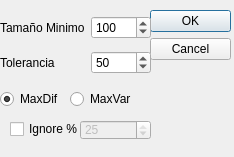
<?xml version="1.0" encoding="UTF-8"?>
<ui version="4.0">
 <class>AlgorithmDialog</class>
 <widget class="QDialog" name="AlgorithmDialog">
  <property name="geometry">
   <rect>
    <x>0</x>
    <y>0</y>
    <width>234</width>
    <height>157</height>
   </rect>
  </property>
  <property name="windowTitle">
   <string>Dialog</string>
  </property>
  <widget class="QDialogButtonBox" name="buttonBox">
   <property name="geometry">
    <rect>
     <x>150</x>
     <y>10</y>
     <width>81</width>
     <height>71</height>
    </rect>
   </property>
   <property name="orientation">
    <enum>Qt::Vertical</enum>
   </property>
   <property name="standardButtons">
    <set>QDialogButtonBox::Cancel|QDialogButtonBox::Ok</set>
   </property>
  </widget>
  <widget class="QWidget" name="gridLayoutWidget">
   <property name="geometry">
    <rect>
     <x>0</x>
     <y>10</y>
     <width>151</width>
     <height>71</height>
    </rect>
   </property>
   <layout class="QGridLayout" name="gridLayout">
    <item row="0" column="1">
     <widget class="QSpinBox" name="MinSizeSpinBox">
      <property name="minimum">
       <number>3</number>
      </property>
      <property name="maximum">
       <number>400</number>
      </property>
      <property name="value">
       <number>100</number>
      </property>
     </widget>
    </item>
    <item row="1" column="1">
     <widget class="QSpinBox" name="MaxDifSpinBox">
      <property name="minimum">
       <number>1</number>
      </property>
      <property name="maximum">
       <number>255</number>
      </property>
      <property name="value">
       <number>50</number>
      </property>
     </widget>
    </item>
    <item row="0" column="0">
     <widget class="QLabel" name="label">
      <property name="enabled">
       <bool>true</bool>
      </property>
      <property name="text">
       <string>Tamaño Minimo</string>
      </property>
     </widget>
    </item>
    <item row="1" column="0">
     <widget class="QLabel" name="label_2">
      <property name="text">
       <string>Tolerancia</string>
      </property>
     </widget>
    </item>
   </layout>
  </widget>
  <widget class="QRadioButton" name="MaxDifRadio">
   <property name="geometry">
    <rect>
     <x>0</x>
     <y>90</y>
     <width>84</width>
     <height>18</height>
    </rect>
   </property>
   <property name="text">
    <string>MaxDif</string>
   </property>
   <property name="checked">
    <bool>true</bool>
   </property>
  </widget>
  <widget class="QRadioButton" name="MaxVarRadio">
   <property name="geometry">
    <rect>
     <x>70</x>
     <y>90</y>
     <width>84</width>
     <height>18</height>
    </rect>
   </property>
   <property name="text">
    <string>MaxVar</string>
   </property>
  </widget>
  <widget class="QCheckBox" name="IgnoreCheck">
   <property name="enabled">
    <bool>true</bool>
   </property>
   <property name="geometry">
    <rect>
     <x>10</x>
     <y>120</y>
     <width>72</width>
     <height>18</height>
    </rect>
   </property>
   <property name="text">
    <string>Ignore %</string>
   </property>
  </widget>
  <widget class="QSpinBox" name="PercentSpin">
   <property name="enabled">
    <bool>false</bool>
   </property>
   <property name="geometry">
    <rect>
     <x>80</x>
     <y>120</y>
     <width>71</width>
     <height>20</height>
    </rect>
   </property>
   <property name="minimum">
    <number>0</number>
   </property>
   <property name="maximum">
    <number>25</number>
   </property>
   <property name="value">
    <number>25</number>
   </property>
  </widget>
 </widget>
 <resources/>
 <connections>
  <connection>
   <sender>buttonBox</sender>
   <signal>accepted()</signal>
   <receiver>AlgorithmDialog</receiver>
   <slot>accept()</slot>
   <hints>
    <hint type="sourcelabel">
     <x>248</x>
     <y>254</y>
    </hint>
    <hint type="destinationlabel">
     <x>157</x>
     <y>274</y>
    </hint>
   </hints>
  </connection>
  <connection>
   <sender>buttonBox</sender>
   <signal>rejected()</signal>
   <receiver>AlgorithmDialog</receiver>
   <slot>reject()</slot>
   <hints>
    <hint type="sourcelabel">
     <x>316</x>
     <y>260</y>
    </hint>
    <hint type="destinationlabel">
     <x>286</x>
     <y>274</y>
    </hint>
   </hints>
  </connection>
  <connection>
   <sender>MaxDifRadio</sender>
   <signal>toggled(bool)</signal>
   <receiver>IgnoreCheck</receiver>
   <slot>setEnabled(bool)</slot>
   <hints>
    <hint type="sourcelabel">
     <x>41</x>
     <y>98</y>
    </hint>
    <hint type="destinationlabel">
     <x>45</x>
     <y>128</y>
    </hint>
   </hints>
  </connection>
  <connection>
   <sender>IgnoreCheck</sender>
   <signal>clicked(bool)</signal>
   <receiver>PercentSpin</receiver>
   <slot>setEnabled(bool)</slot>
   <hints>
    <hint type="sourcelabel">
     <x>45</x>
     <y>128</y>
    </hint>
    <hint type="destinationlabel">
     <x>115</x>
     <y>129</y>
    </hint>
   </hints>
  </connection>
  <connection>
   <sender>MaxDifRadio</sender>
   <signal>toggled(bool)</signal>
   <receiver>PercentSpin</receiver>
   <slot>setEnabled(bool)</slot>
   <hints>
    <hint type="sourcelabel">
     <x>41</x>
     <y>98</y>
    </hint>
    <hint type="destinationlabel">
     <x>115</x>
     <y>129</y>
    </hint>
   </hints>
  </connection>
 </connections>
</ui>
